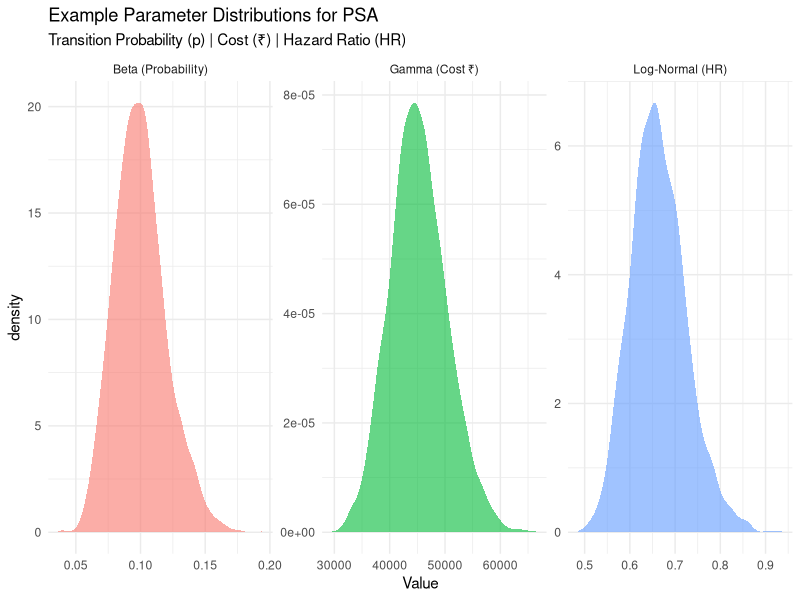

The R script that drew this image:
## ---- chunk 1
#| label: fig-psa-workflow
#| echo: false
#| eval: true
#| fig-width: 12
#| fig-height: 5

library(DiagrammeR)

grViz("
digraph psa_workflow {
  graph [rankdir=LR, bgcolor='transparent', fontname='Helvetica']
  node [shape=box, style='filled,rounded', fontname='Helvetica', fontsize=11]

  A [label='1. Define\nDistributions\nfor each parameter', fillcolor='#4e79a7', fontcolor='white']
  B [label='2. Sample\nParameters\n(random draw)', fillcolor='#59a14f', fontcolor='white']
  C [label='3. Run\nModel\n(one iteration)', fillcolor='#f28e2b', fontcolor='white']
  D [label='4. Store\nResults\n(cost, QALY, ICER)', fillcolor='#e15759', fontcolor='white']
  E [label='5. Repeat\n1000-10000\ntimes', fillcolor='#76b7b2', fontcolor='white']
  F [label='6. Summarise\nUncertainty\n(CE plane, CEAC)', fillcolor='#edc948', fontcolor='black']

  A -> B -> C -> D -> E -> F
  E -> B [style=dashed, label='Loop', fontsize=9]
}
")
## ---- chunk 2
#| label: fig-distribution-map
#| echo: false
#| eval: true
#| fig-width: 12
#| fig-height: 5

grViz("
digraph dist_map {
  graph [rankdir=TB, bgcolor='transparent', fontname='Helvetica']
  node [fontname='Helvetica', fontsize=11, style='filled,rounded', shape=box]

  prob [label='Probabilities &\nUtilities\n(bounded 0-1)', fillcolor='#4e79a7', fontcolor='white', width=2.2]
  cost [label='Costs\n(non-negative,\nright-skewed)', fillcolor='#59a14f', fontcolor='white', width=2.2]
  hr [label='Hazard Ratios &\nRelative Risks\n(positive, often <1)', fillcolor='#f28e2b', fontcolor='white', width=2.2]

  beta [label='Beta(α, β)', fillcolor='#d4e6f1', shape=ellipse, width=1.8, fontsize=12]
  gamma [label='Gamma(shape, rate)', fillcolor='#d5f5e3', shape=ellipse, width=1.8, fontsize=12]
  lognorm [label='Log-Normal(μ, σ)', fillcolor='#fdebd0', shape=ellipse, width=1.8, fontsize=12]

  prob -> beta
  cost -> gamma
  hr -> lognorm
}
")
## ---- chunk 3
#| label: example-dists
#| echo: false
#| eval: true
#| fig-width: 13
#| fig-height: 5

library(ggplot2)
library(dplyr)

set.seed(2026)

# Beta example
mean_p <- 0.10
se_p <- 0.02
var_p <- se_p^2
alpha_beta <- mean_p * (mean_p * (1 - mean_p) / var_p - 1)
beta_beta <- (1 - mean_p) * (mean_p * (1 - mean_p) / var_p - 1)
samples_beta <- rbeta(3000, alpha_beta, beta_beta)

# Gamma example
mean_cost <- 45000
se_cost <- 5000
shape_gamma <- mean_cost^2 / (se_cost^2)
rate_gamma <- mean_cost / (se_cost^2)
samples_gamma <- rgamma(3000, shape = shape_gamma, rate = rate_gamma)

# Log-Normal example
hr_mean <- log(0.66)
log_se <- (log(0.79) - log(0.55)) / 3.92
samples_lognormal <- rlnorm(3000, meanlog = hr_mean, sdlog = log_se)

# Combine
dist_data <- data.frame(
  Distribution = rep(c("Beta (Probability)", "Gamma (Cost ₹)", "Log-Normal (HR)"),
                     c(3000, 3000, 3000)),
  Value = c(samples_beta, samples_gamma, samples_lognormal)
)

ggplot(dist_data, aes(x = Value, fill = Distribution)) +
  geom_density(alpha = 0.6, color = NA) +
  facet_wrap(~ Distribution, scales = "free") +
  labs(
    title = "Example Parameter Distributions for PSA",
    subtitle = "Transition Probability (p) | Cost (₹) | Hazard Ratio (HR)"
  ) +
  theme_minimal() +
  theme(legend.position = "none")
